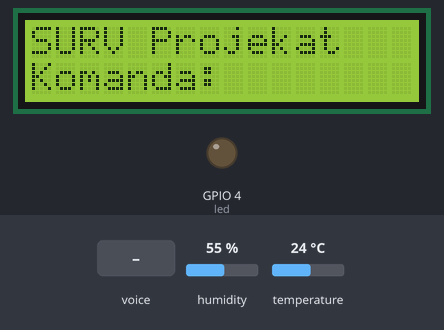
The program below on a simulated Raspberry Pi (BCM pin numbers). Shown: 16×2 character LCD, output pins drawn as LEDs (lit = HIGH). The test bench sets the inputs (shaded band); at power-on: humidity 55 %, temperature 24 °C. The clock reads 2024-03-15 10:24:30 at power-on unless the program sets it; speech is recognised word for word in 0.5 s; speech is not drawn; the words are listed on the console; what the program prints to the terminal is not drawn.

Above: at 1.2 s.
1.3 s: "lamp" is said to the microphone
At 2.7 s:
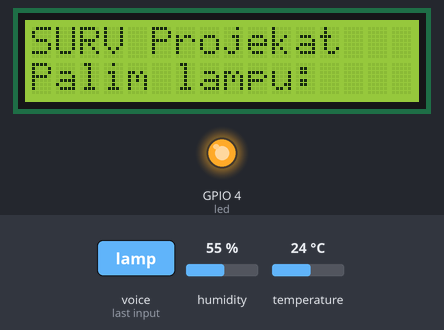
4.3 s: "temp" is said to the microphone
At 6.3 s:
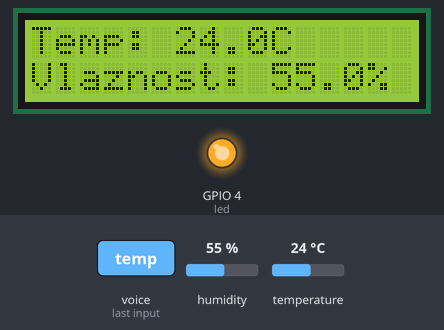
7.3 s: "vrijeme" is said to the microphone
At 8.9 s:
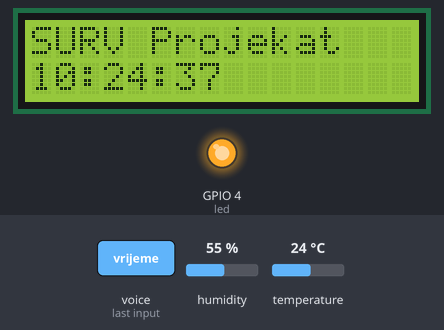
10.3 s: "lamp" is said to the microphone
At 11.9 s:
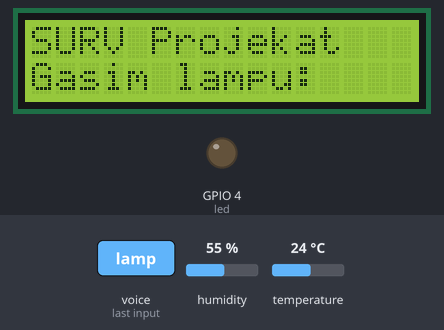
13.3 s: "datum" is said to the microphone
At 13.8 s:
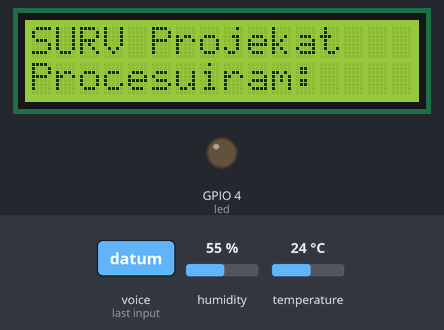
Timing chart, 0 to 16.3 s (numbered marks = the images above; inputs shaded):
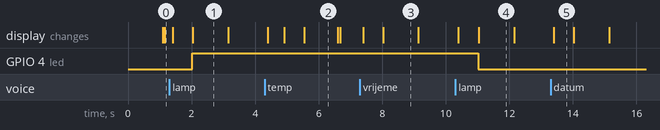

Measured:
- after the input at 1.3 s, GPIO 4 (led): LOW → HIGH after 0.72 s; the display: first changes after 0.11 s (image 1 shows a later state)
- after the input at 4.3 s, the display: first changes after 0.10 s (image 2 shows a later state)
- after the input at 7.3 s, the display: first changes after 0.10 s (image 3 shows a later state)
- after the input at 10.3 s, GPIO 4 (led): HIGH → LOW after 0.72 s; the display: first changes after 0.10 s (image 4 shows a later state)
- after the input at 13.3 s, the display: changes after 0.10 s (image 5)
- what the display in image 1 shows lasts 1.2 s, from 2.0 s to 3.2 s
- what the display in image 5 shows lasts 0.6 s, from 13.4 s to 14.0 s

The program:

voice_command.py
```python
from subprocess import call
import speech_recognition as sr
import serial
import RPi.GPIO as GPIO
import os, time
import Adafruit_DHT
from signal import signal, SIGTERM, SIGHUP, pause
from rpi_lcd import LCD
from datetime import datetime
from datetime import date

r= sr.Recognizer()
led=4
text = {}
text1 = {}
lampa_upaljena=0
GPIO.setwarnings(False)
GPIO.setmode(GPIO.BCM)
GPIO.setup(led, GPIO.OUT)
lcd = LCD()
def safe_exit(signum, frame):
    exit(1)
def ispis(fname):
    signal(SIGTERM, safe_exit)
    signal(SIGHUP, safe_exit)
    lcd.text("SURV Projekat", 1)
    lcd.text(fname, 2)

def listen1():
    with sr.Microphone(device_index = 2) as source:
               r.adjust_for_ambient_noise(source)
               print("Komanda:")
               ispis("Komanda:")
               audio = r.listen(source)
               print("Procesuiram...")
               ispis("Procesuiram:")
    return audio
def voice(audio1):
       try:
         text1 = r.recognize_google(audio1,language="bs-BA")
         print ("Rekli ste: " + text1);
         return text1;
       except sr.RequestError as e:
          print("Ne mogu dobiti rezultat")
          return 0
def main(text):
       audio1 = listen1()
       text = voice(audio1);
       lcd.clear()
       global lampa_upaljena
       if 'lamp' in text:
           if lampa_upaljena==0 :
               ispis("Palim lampu:")
               GPIO.output(led , 1)
               lampa_upaljena=1
               call(["espeak", "-s130 -veurope/bs" , "Palim lampu"])
           else:
               ispis("Gasim lampu:")
               GPIO.output(led , 0)
               lampa_upaljena=0
               call(["espeak", "-s130 -veurope/bs" , "Gasim lampu"])
       elif 'temp' in text:
        humidity,temperature =Adafruit_DHT.read(Adafruit_DHT.DHT11, 27)
        if humidity is not None and temperature is not None:
            text2="Temp: {0:0.1f}C".format(temperature);
            lcd.text(text2,1)
            text3="Vlaznost: {0:0.1f}%".format(humidity);
            lcd.text(text3,2)
        else:
              call(["espeak", "-s130 -veurope/bs" , "Ne dobijam vrijednosti senzora temperature"])
              lcd.text("Nema podataka",1)
       elif 'zatvori' in text:
          ispis("Zatvaram...")
          lcd.clear()
          os._exit(0);
       elif 'vrijeme' in text:
          now=datetime.now()
          curr_t=now.strftime("%H:%M:%S");
          ispis(curr_t)
       elif 'datum' in text:
          now=date.today()
          curr_t=now.strftime("%d.%m.%Y");
          ispis(curr_t)
       else:
          call(["espeak", "-s130 -veurope/bs" , "Nepoznata komanda"])
       text = {}
if __name__ == '__main__':
 GPIO.output(led , 0)
 lampa_upaljena=0
 while(1):
         text = {}
         call(["espeak", "-s130 -veurope/bs" ," Čekam vašu komandu"])
         main(text)
```
